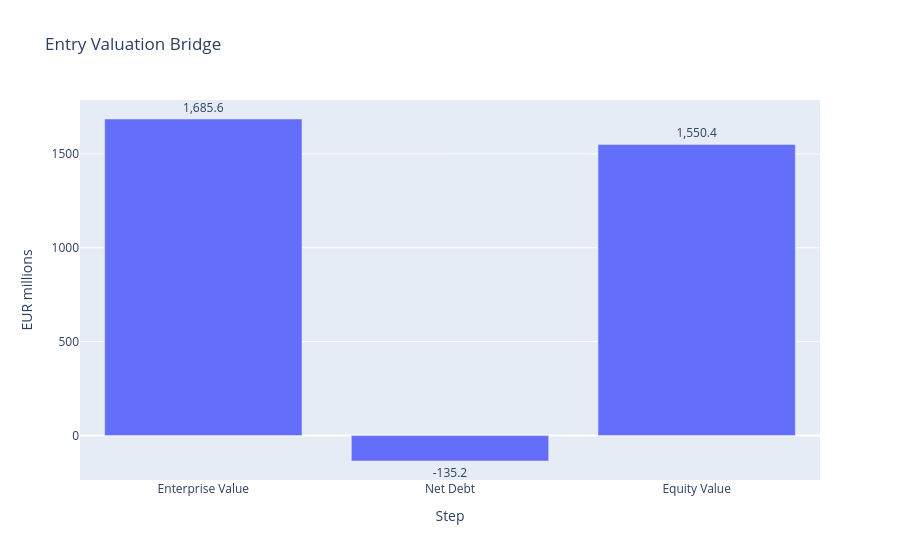

Write notebook code for a chart like this one.
### Markdown cell above
## 2. Entry Valuation

This section turns historical operating performance into the purchase price.

### Code cell
# EBITDA is EBIT plus D&A.
# We add back D&A because it is a non-cash accounting expense.
historical_ebitda = historical_ebit + historical_d_and_a

# Enterprise Value is the value of the whole business.
# In this case it is calculated as EBITDA times the entry multiple.
entry_enterprise_value = historical_ebitda * entry_multiple

# Equity Value is what shareholders receive after net debt is deducted.
implied_equity_value = entry_enterprise_value - net_debt

# Offer price per share divides total equity value by diluted shares.
implied_offer_price = implied_equity_value / diluted_shares

# Takeover premium compares the implied offer price with the current share price.
takeover_premium = implied_offer_price / share_price - 1

# Build a table so every step is visible.
entry_valuation = pd.DataFrame(
    [
        ["Historical EBIT", historical_ebit, "Starting operating profit"],
        ["D&A", historical_d_and_a, "Added back because it is non-cash"],
        ["Historical EBITDA", historical_ebitda, "EBIT + D&A"],
        ["Entry Enterprise Value", entry_enterprise_value, "EBITDA x entry multiple"],
        ["Less: Net debt", -net_debt, "Debt reduces value available to shareholders"],
        ["Implied Equity Value", implied_equity_value, "Enterprise value - net debt"],
        ["Implied offer price per share", implied_offer_price, "Equity value / diluted shares"],
        ["Takeover premium", takeover_premium, "Offer price / current share price - 1"],
    ],
    columns=["Metric", "Value", "Explanation"],
)

entry_valuation_display = entry_valuation.copy()

# Format the values for human reading.
entry_valuation_display["Value"] = [
    f"EUR {historical_ebit:.1f}m",
    f"EUR {historical_d_and_a:.1f}m",
    f"EUR {historical_ebitda:.1f}m",
    f"EUR {entry_enterprise_value:.1f}m",
    f"EUR {-net_debt:.1f}m",
    f"EUR {implied_equity_value:.1f}m",
    f"EUR {implied_offer_price:.2f}",
    f"{takeover_premium:.1%}",
]

display(entry_valuation_display)

# Simple bridge chart: enterprise value, net debt, and equity value.
valuation_chart = pd.DataFrame(
    {
        "Step": ["Enterprise Value", "Net Debt", "Equity Value"],
        "EURm": [entry_enterprise_value, -net_debt, implied_equity_value],
    }
)

fig = px.bar(
    valuation_chart,
    x="Step",
    y="EURm",
    text=valuation_chart["EURm"].map(lambda x: f"{x:,.1f}"),
    title="Entry Valuation Bridge",
)
fig.update_yaxes(title="EUR millions")
fig.update_traces(textposition="outside")
fig.show()

### Figure 1 — Plotly figure (JSON) as saved in the notebook; plotly's stock layout.template omitted (floating-point values rounded to 4 significant figures)
{"data": [{"hovertemplate": "Step=%{x}<br>EURm=%{y}<br>text=%{text}<extra></extra>", "legendgroup": "", "marker": {"color": "#636efa", "pattern": {"shape": ""}}, "name": "", "orientation": "v", "showlegend": false, "text": ["1,685.6", "-135.2", "1,550.4"], "textposition": "outside", "type": "bar", "x": ["Enterprise Value", "Net Debt", "Equity Value"], "xaxis": "x", "y": [1686.0, -135.2, 1550.0], "yaxis": "y"}], "layout": {"barmode": "relative", "legend": {"tracegroupgap": 0}, "title": {"text": "Entry Valuation Bridge"}, "xaxis": {"anchor": "y", "domain": [0.0, 1.0], "title": {"text": "Step"}}, "yaxis": {"anchor": "x", "domain": [0.0, 1.0], "title": {"text": "EUR millions"}}}}
